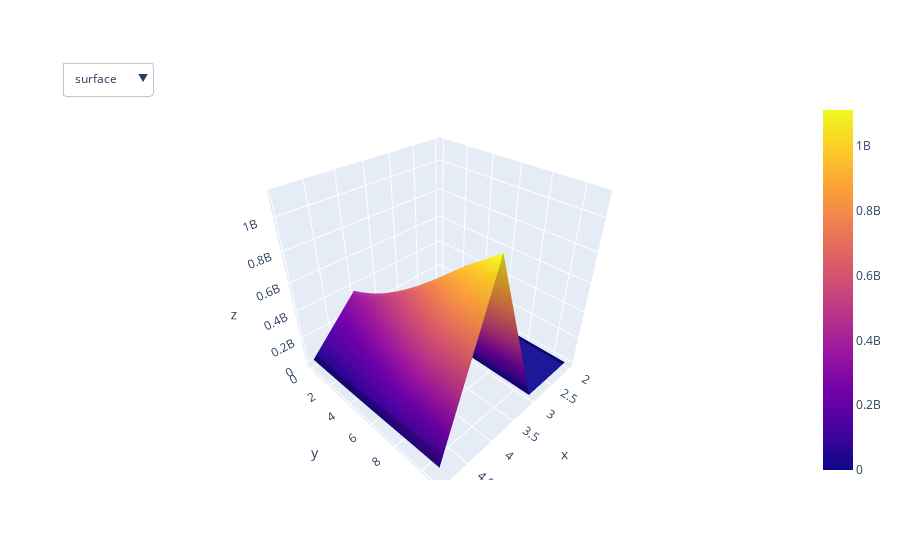

The notebook cell this image was saved under:
### Code cell
# Interact with plots uding drop-down menu
fig1 = pg.Figure()
fig1.add_trace(pg.Surface(z=df.values.tolist()))
fig1.update_layout(
    updatemenus=[dict(
    type="dropdown", direction="down",x=0.1,y=1.1,
    buttons=list([dict(
        args=['type','surface'],
        label="surface",method='restyle'),
                 dict(args=['type','heatmap'],label='heatmap',method='restyle')])
)])
fig1.show()

### Figure 1 — Plotly figure (JSON) as saved in the notebook; plotly's stock layout.template omitted (floating-point values rounded to 4 significant figures)
{"data": [{"type": "surface", "z": [["India", "Asia", 1952, 37.37, 372000000, 546.6, "IND", 356], ["India", "Asia", 1957, 40.25, 409000000, 590.1, "IND", 356], ["India", "Asia", 1962, 43.6, 454000000, 658.3, "IND", 356], ["India", "Asia", 1967, 47.19, 506000000, 700.8, "IND", 356], ["India", "Asia", 1972, 50.65, 567000000, 724.0, "IND", 356], ["India", "Asia", 1977, 54.21, 634000000, 813.3, "IND", 356], ["India", "Asia", 1982, 56.6, 708000000, 855.7, "IND", 356], ["India", "Asia", 1987, 58.55, 788000000, 976.5, "IND", 356], ["India", "Asia", 1992, 60.22, 872000000, 1164.0, "IND", 356], ["India", "Asia", 1997, 61.77, 959000000, 1459.0, "IND", 356], ["India", "Asia", 2002, 62.88, 1034172547, 1747.0, "IND", 356], ["India", "Asia", 2007, 64.7, 1110396331, 2452.0, "IND", 356]]}], "layout": {"autosize": true, "scene": {"aspectmode": "auto", "aspectratio": {"x": 1, "y": 1, "z": 1}}, "updatemenus": [{"buttons": [{"args": ["type", "surface"], "label": "surface", "method": "restyle"}, {"args": ["type", "heatmap"], "label": "heatmap", "method": "restyle"}], "direction": "down", "type": "dropdown", "x": 0.1, "y": 1.1}]}}
